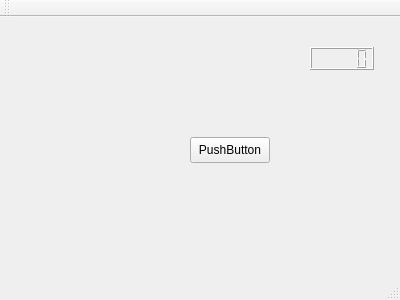
<?xml version="1.0" encoding="UTF-8"?>
<ui version="4.0">
 <class>MainWindow</class>
 <widget class="QMainWindow" name="MainWindow">
  <property name="geometry">
   <rect>
    <x>0</x>
    <y>0</y>
    <width>400</width>
    <height>300</height>
   </rect>
  </property>
  <property name="windowTitle">
   <string>MainWindow</string>
  </property>
  <widget class="QWidget" name="centralWidget">
   <widget class="QLCDNumber" name="lcdNumber">
    <property name="geometry">
     <rect>
      <x>310</x>
      <y>30</y>
      <width>64</width>
      <height>23</height>
     </rect>
    </property>
   </widget>
   <widget class="QPushButton" name="mainButton">
    <property name="geometry">
     <rect>
      <x>190</x>
      <y>120</y>
      <width>80</width>
      <height>26</height>
     </rect>
    </property>
    <property name="text">
     <string>PushButton</string>
    </property>
   </widget>
  </widget>
  <widget class="QMenuBar" name="menuBar">
   <property name="geometry">
    <rect>
     <x>0</x>
     <y>0</y>
     <width>400</width>
     <height>23</height>
    </rect>
   </property>
  </widget>
  <widget class="QToolBar" name="mainToolBar">
   <attribute name="toolBarArea">
    <enum>TopToolBarArea</enum>
   </attribute>
   <attribute name="toolBarBreak">
    <bool>false</bool>
   </attribute>
  </widget>
  <widget class="QStatusBar" name="statusBar"/>
 </widget>
 <layoutdefault spacing="6" margin="11"/>
 <resources/>
 <connections/>
</ui>
